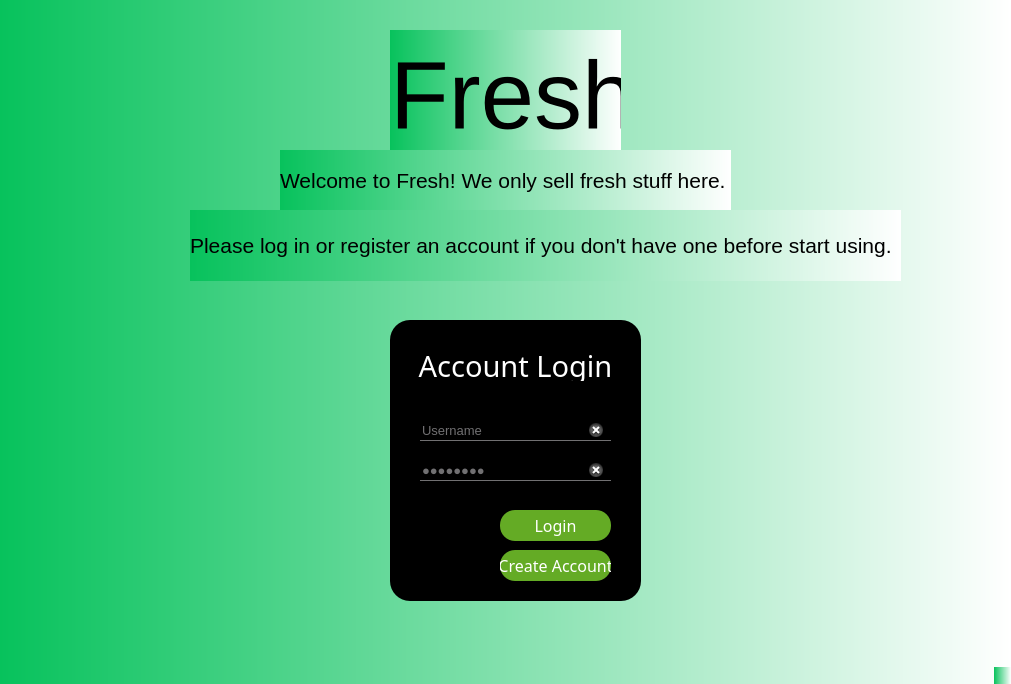
<?xml version="1.0" encoding="UTF-8"?>
<ui version="4.0">
 <class>MainWindow</class>
 <widget class="QMainWindow" name="MainWindow">
  <property name="geometry">
   <rect>
    <x>0</x>
    <y>0</y>
    <width>1011</width>
    <height>684</height>
   </rect>
  </property>
  <property name="windowTitle">
   <string>MainWindow</string>
  </property>
  <property name="styleSheet">
   <string notr="true">QWidget {
	background: qlineargradient(spread:pad, x1:0, y1:0, x2:1, y2:0, stop:0 #07C25C, stop:1 rgba(255, 255, 255, 255))
}

QLineEdit {
	background: transparent;
	border: none;
	color: #717072;
	border-bottom: 1px solid #717072;
}</string>
  </property>
  <widget class="QWidget" name="centralwidget">
   <widget class="QLabel" name="label">
    <property name="geometry">
     <rect>
      <x>390</x>
      <y>30</y>
      <width>231</width>
      <height>131</height>
     </rect>
    </property>
    <property name="font">
     <font>
      <pointsize>72</pointsize>
     </font>
    </property>
    <property name="text">
     <string>Fresh</string>
    </property>
   </widget>
   <widget class="QLabel" name="label_2">
    <property name="geometry">
     <rect>
      <x>280</x>
      <y>150</y>
      <width>451</width>
      <height>61</height>
     </rect>
    </property>
    <property name="font">
     <font>
      <pointsize>16</pointsize>
     </font>
    </property>
    <property name="text">
     <string>Welcome to Fresh! We only sell fresh stuff here. </string>
    </property>
   </widget>
   <widget class="QLabel" name="label_3">
    <property name="geometry">
     <rect>
      <x>190</x>
      <y>210</y>
      <width>711</width>
      <height>71</height>
     </rect>
    </property>
    <property name="font">
     <font>
      <pointsize>16</pointsize>
     </font>
    </property>
    <property name="text">
     <string>Please log in or register an account if you don't have one before start using.</string>
    </property>
   </widget>
   <widget class="QFrame" name="LoginFrame">
    <property name="geometry">
     <rect>
      <x>390</x>
      <y>320</y>
      <width>251</width>
      <height>281</height>
     </rect>
    </property>
    <property name="focusPolicy">
     <enum>Qt::NoFocus</enum>
    </property>
    <property name="styleSheet">
     <string notr="true">QFrame {
	background: black;
	border-radius: 20px;
}</string>
    </property>
    <property name="frameShape">
     <enum>QFrame::StyledPanel</enum>
    </property>
    <property name="frameShadow">
     <enum>QFrame::Raised</enum>
    </property>
    <widget class="QPushButton" name="LoginButton">
     <property name="geometry">
      <rect>
       <x>110</x>
       <y>190</y>
       <width>111</width>
       <height>31</height>
      </rect>
     </property>
     <property name="font">
      <font>
       <family>Franklin Gothic Medium Cond</family>
       <pointsize>12</pointsize>
       <bold>false</bold>
       <stylestrategy>PreferDefault</stylestrategy>
       <kerning>true</kerning>
      </font>
     </property>
     <property name="styleSheet">
      <string notr="true">QPushButton {
	color: white;
	background: #64AB25;
	border-radius: 15px;
}

QPushButton:hover {
	color: #64AB25;
	background: #333;
	border-radius: 15px;
}


</string>
     </property>
     <property name="text">
      <string>Login</string>
     </property>
    </widget>
    <widget class="QLineEdit" name="Password">
     <property name="geometry">
      <rect>
       <x>30</x>
       <y>140</y>
       <width>191</width>
       <height>21</height>
      </rect>
     </property>
     <property name="font">
      <font>
       <pointsize>10</pointsize>
      </font>
     </property>
     <property name="styleSheet">
      <string notr="true">QLineEdit {
	background: transparent;
	border: none;
	color: #717072;
	border-bottom: 1px solid #717072;
}</string>
     </property>
     <property name="inputMask">
      <string/>
     </property>
     <property name="text">
      <string>Password</string>
     </property>
     <property name="echoMode">
      <enum>QLineEdit::Password</enum>
     </property>
     <property name="dragEnabled">
      <bool>true</bool>
     </property>
     <property name="clearButtonEnabled">
      <bool>true</bool>
     </property>
    </widget>
    <widget class="QLineEdit" name="Username">
     <property name="geometry">
      <rect>
       <x>30</x>
       <y>100</y>
       <width>191</width>
       <height>21</height>
      </rect>
     </property>
     <property name="font">
      <font>
       <pointsize>10</pointsize>
      </font>
     </property>
     <property name="focusPolicy">
      <enum>Qt::StrongFocus</enum>
     </property>
     <property name="contextMenuPolicy">
      <enum>Qt::DefaultContextMenu</enum>
     </property>
     <property name="whatsThis">
      <string>&lt;html&gt;&lt;head/&gt;&lt;body&gt;&lt;p&gt;&lt;br/&gt;&lt;/p&gt;&lt;/body&gt;&lt;/html&gt;</string>
     </property>
     <property name="styleSheet">
      <string notr="true"/>
     </property>
     <property name="text">
      <string>Username</string>
     </property>
     <property name="echoMode">
      <enum>QLineEdit::Normal</enum>
     </property>
     <property name="cursorPosition">
      <number>8</number>
     </property>
     <property name="dragEnabled">
      <bool>true</bool>
     </property>
     <property name="readOnly">
      <bool>false</bool>
     </property>
     <property name="placeholderText">
      <string/>
     </property>
     <property name="clearButtonEnabled">
      <bool>true</bool>
     </property>
    </widget>
    <widget class="QPushButton" name="CreateAccountButton">
     <property name="geometry">
      <rect>
       <x>110</x>
       <y>230</y>
       <width>111</width>
       <height>31</height>
      </rect>
     </property>
     <property name="font">
      <font>
       <family>Franklin Gothic Medium Cond</family>
       <pointsize>12</pointsize>
      </font>
     </property>
     <property name="styleSheet">
      <string notr="true">QPushButton {
	color: white;
	background: #64AB25;
	border-radius: 15px;
}

QPushButton:hover {
	color: #64AB25;
	background: #333;
	border-radius: 15px;
}</string>
     </property>
     <property name="text">
      <string>Create Account</string>
     </property>
    </widget>
    <widget class="QLabel" name="LoginLabel">
     <property name="geometry">
      <rect>
       <x>0</x>
       <y>30</y>
       <width>251</width>
       <height>31</height>
      </rect>
     </property>
     <property name="font">
      <font>
       <family>Rockwell Condensed</family>
       <pointsize>22</pointsize>
       <bold>false</bold>
      </font>
     </property>
     <property name="styleSheet">
      <string notr="true">QLabel {
	color: white
}</string>
     </property>
     <property name="text">
      <string>Account Login</string>
     </property>
     <property name="alignment">
      <set>Qt::AlignCenter</set>
     </property>
    </widget>
    <zorder>LoginButton</zorder>
    <zorder>Password</zorder>
    <zorder>CreateAccountButton</zorder>
    <zorder>LoginLabel</zorder>
    <zorder>Username</zorder>
   </widget>
  </widget>
  <widget class="QStatusBar" name="statusbar"/>
 </widget>
 <resources/>
 <connections/>
</ui>
